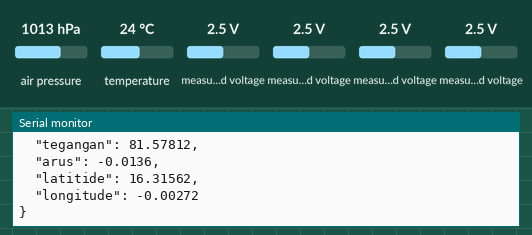
A sketch run on a simulated ESP32. Shown: the last lines printed to the serial monitor. Inputs (shaded band) come from the test bench; at power-on: air pressure 1013 hPa, measured voltage 2.5 V, temperature 24 °C. WiFi joins after 1.5 s; servers stay silent unless stated; no MQTT or app messages arrive unless stated.

Above: at 4.2 s.
4.3 s: air pressure set to 952 hPa
At 5.6 s:
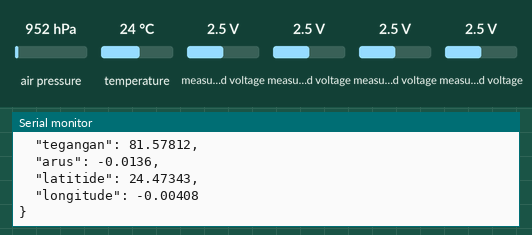
5.8 s: measured voltage (sensor 200) set to 0.1 V
At 6.9 s:
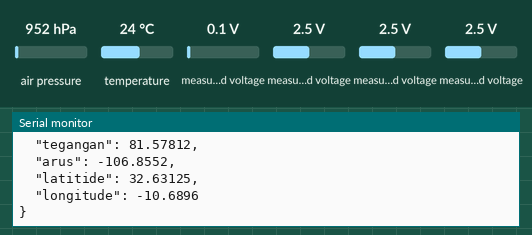
7.3 s: measured voltage (sensor 201) set to 0.1 V
At 8.5 s:
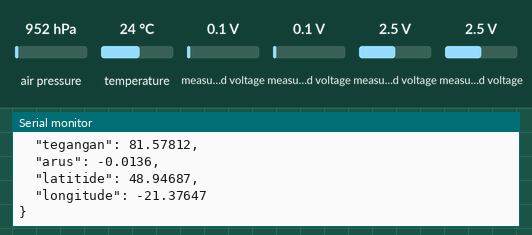
8.8 s: measured voltage (sensor 202) set to 0.1 V
At 9.9 s:
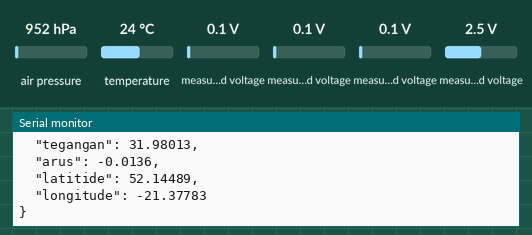
10.3 s: air pressure set to 975 hPa
At 11.6 s:
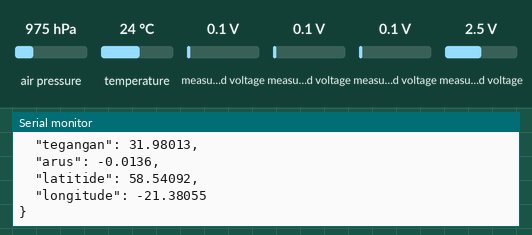
11.8 s: measured voltage (sensor 200) set to 1.2 V
At 12.9 s:
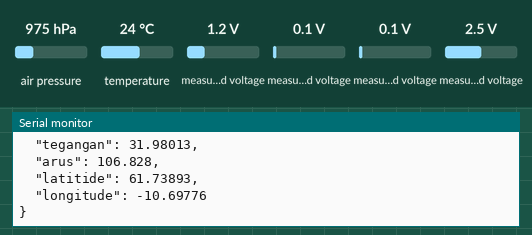
Timing chart, 0 to 14.3 s (numbered marks = the images above; inputs shaded):
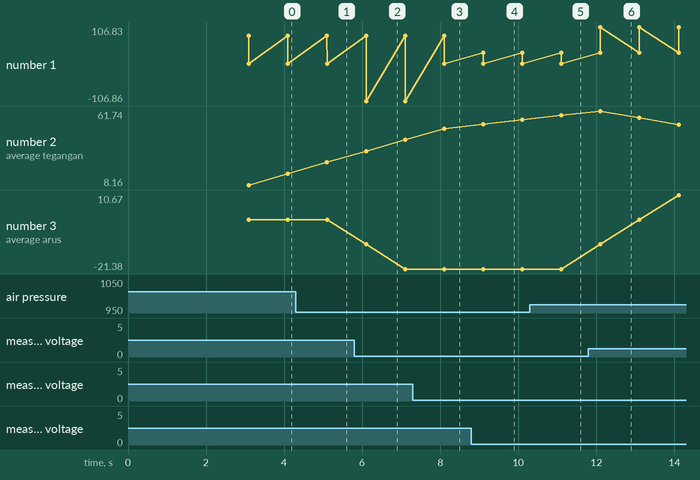

Measured:
- after the input at 4.3 s, the serial monitor: prints a new line after 0.80 s (image 1)
- after the input at 5.8 s, the serial monitor: prints a new line after 0.30 s (image 2)
- after the input at 7.3 s, the serial monitor: prints a new line after 0.82 s (image 3)
- after the input at 8.8 s, the serial monitor: prints a new line after 0.30 s (image 4)
- after the input at 10.3 s, the serial monitor: prints a new line after 0.81 s (image 5)
- after the input at 11.8 s, the serial monitor: prints a new line after 0.31 s (image 6)
- plotted number 1: -0.01 → -106.86 after the input at 5.8 s, -0.01 → 106.83 after the input at 11.8 s
- plotted number 2: 48.95 → 55.34 after the input at 8.8 s

The sketch:

bmssemangat.ino
```cpp
/**
 * BMP280-MQTT.js
 *
 * By: Mike Klepper
 * Date: 24 November 2017
 *
 * This program demonstrates how to publish to MQTT
 *
 * See blog post on patriot-geek.blogspot.com
 * for instructions.
 */


#include <ArduinoJson.h>
#include <WiFi.h>
#include <PubSubClient.h>
#include <Wire.h>
#include <Adafruit_Sensor.h>
#include <Adafruit_BMP280.h>
// ADS 1115
#include <Adafruit_ADS1015.h>

  Adafruit_ADS1115 ads(0x48);  /* Use this for the 16-bit version */
  //Adafruit_ADS1015 ads;     /* Use thi for the 12-bit version */

// Smoothing
const int numReadings = 10;

float readings[numReadings];      // the readings from the analog input
float readings2[numReadings];
int readIndex = 0;              // the index of the current reading
float total = 0;                  // the running total
float average = 0;                // the average
float total2 = 0;
float average2 = 0;

WiFiClient espClient;
PubSubClient client(espClient);
Adafruit_BMP280 bmp;

const char* SSID                  = "inibukanwifi";
const char* PASSWORD              = "ayamgeprek";

const char* MQTT_BROKER           = "153.92.5.13";
const int   MQTT_PORT             = 1883;
const char* MQTT_TOPIC            = "home/BMP";
const char* MQTT_CLIENT_NAME      = "ESP32Client";
//const char* mqttUser = "tkusjali";
//const char* mqttPassword = "Hy4-C0PUEzkg";

const int   BMP280_DELAY          = 1000;
const int   RECHECK_INTERVAL      = 500;
const int   PUBLISH_INTERVAL      = 1000;

long        lastReconnectAttempt  = 0;
long        lastPublishAttempt    = 0;


void setup()
{
  Serial.begin(115200);
  delay(10);

  setupWifi();
  setupBMP280();
  setupMQTT();

// ADS1115

  Serial.println("Getting single-ended readings from AIN0..3");
  //Serial.println("ADC Range: +/- 6.144V (1 bit = 3mV/ADS1015, 0.1875mV/ADS1115)");

  // The ADC input range (or gain) can be changed via the following
  // functions, but be careful never to exceed VDD +0.3V max, or to
  // exceed the upper and lower limits if you adjust the input range!
  // Setting these values incorrectly may destroy your ADC!
  //                                                                ADS1015  ADS1115
  //                                                                -------  -------
  // ads.setGain(GAIN_TWOTHIRDS);  // 2/3x gain +/- 6.144V  1 bit = 3mV      0.1875mV (default)
  //ads.setGain(GAIN_ONE);        // 1x gain   +/- 4.096V  1 bit = 2mV      0.125mV
  // ads.setGain(GAIN_TWO);        // 2x gain   +/- 2.048V  1 bit = 1mV      0.0625mV
  // ads.setGain(GAIN_FOUR);       // 4x gain   +/- 1.024V  1 bit = 0.5mV    0.03125mV
  // ads.setGain(GAIN_EIGHT);      // 8x gain   +/- 0.512V  1 bit = 0.25mV   0.015625mV
  ads.setGain(GAIN_SIXTEEN);    // 16x gain  +/- 0.256V  1 bit = 0.125mV  0.0078125mV

  ads.begin();

     for (int thisReading = 0; thisReading < numReadings; thisReading++) {
    readings[thisReading] = 0;
  }


}

void loop()
{
  long now = millis();

  if(!client.connected())
  {
    if(now - lastReconnectAttempt > RECHECK_INTERVAL)
    {
      lastReconnectAttempt = now;
      client.connect("ESP32Client"); //, mqttUser, mqttPassword

      if(client.connected())
      {
        // Resubscribe to any topics, if necessary
        // This is also a good place to publish an error to a separate topic!
      }
    }
  }
  else
  {
    if(now - lastPublishAttempt > PUBLISH_INTERVAL)
    {
      lastPublishAttempt = now;
      readAndPublishData();
      client.loop();
    }
  }
}


void setupWifi()
{
  Serial.println("");
  Serial.print("Connecting to ");
  Serial.print(SSID);

  WiFi.begin(SSID, PASSWORD);

  while(WiFi.status() != WL_CONNECTED)
  {
    delay(RECHECK_INTERVAL);
    Serial.print(".");
    yield();
  }

  Serial.println("");
  Serial.println("WiFi connected");
  Serial.print("IP address: ");
  Serial.println(WiFi.localIP());
}

void setupBMP280()
{
  Serial.println("");
  Serial.print("Setting up BMP280");

//  while(!bmp.begin(0x76))
//  {
//    delay(RECHECK_INTERVAL);
//    Serial.print(".");
//    yield();
//  }

  Serial.println("");
  Serial.println("BMP280 found!");
  delay(BMP280_DELAY);
}

void setupMQTT()
{
  client.setServer(MQTT_BROKER, MQTT_PORT);

  Serial.println("");
  Serial.print("Connecting to MQTT");

  while(!client.connected())
  {
    Serial.print(".");
    client.connect("ESP32Client"); //, mqttUser, mqttPassword
    delay(RECHECK_INTERVAL);
  }

  Serial.println("");
  Serial.println("Connected!");
  Serial.println("");
}

void readAndPublishData()
{
  if(client.connected())
  {
    // ADS1115
    int16_t  results, adc2;
    float adc3,result_arus;
    float multiplier = 0.0078125F; /* ADS1115  @ +/- 6.144V gain (16-bit results) */

    results = ads.readADC_Differential_0_1();
    result_arus = results*50/75;
    adc2 = ads.readADC_SingleEnded(2);
    adc3 = ads.readADC_SingleEnded(3);

    float fadc01, fadc2;

    fadc01 = (result_arus*multiplier)+((0.0274*(result_arus*multiplier))-0.0136);
    fadc2 = ((adc2*0.0078125)+((0.0142*(adc2*0.0078125))+0.59))*((1000+3.2)/3.2/1000);


  total = total - readings[readIndex];
  // read from the sensor:
  readings[readIndex] = fadc2;
  // add the reading to the total:
  total = total + readings[readIndex];

  total2 = total2 - readings2[readIndex];
  // read from the sensor:
  readings2[readIndex] = fadc01;
  // add the reading to the total:
  total2 = total2 + readings2[readIndex];
  // advance to the next position in the array:
  readIndex = readIndex + 1;

  // if we're at the end of the array...
  if (readIndex >= numReadings) {
    // ...wrap around to the beginning:
    readIndex = 0;
  }

  // calculate the average:
  average = total / numReadings;
  // send it to the computer as ASCII digits
  Serial.print("AIN0: "); Serial.println(fadc2);
  Serial.print("average tegangan = ");
  Serial.println(average);

  average2 = total2/numReadings;
  Serial.print("AIN12: "); Serial.println(fadc01);
  Serial.print("average arus = ");
  Serial.println(average2);


    //BMP
    float tempC = bmp.readTemperature();
    float tempF = 9.0/5.0 * tempC + 32.0;
    float altit = bmp.readAltitude();
    float pressurePascals = bmp.readPressure();
    float pressureInchesOfMercury = 0.000295299830714 * pressurePascals;

    /*String msg = String(tempF) + "  , " + String(altitude) + " , " + String(pressureInchesOfMercury)+ " , " + String(fadc0) + " , " + String(fadc1)+ " , " + String(fadc2)+ " ,  " + String(fadc3) ;
    char msgAsCharAway[msg.length()];
    msg.toCharArray(msgAsCharAway, msg.length());

    Serial.print(msg);
    client.publish(MQTT_TOPIC, msgAsCharAway);
    Serial.println(" - sent");*/

  Serial.println("—————");

  StaticJsonDocument<500> doc;                                    //Memory pool

//  doc["E-clevae"] = "Temperature";
//  doc["tempC"] = tempC;
  doc["altitude"] = altit;
//  doc["Pressure"] = pressurePascals;
  doc["tegangan"] = fadc2;
  doc["arus"] = fadc01;
  doc["latitide"] = average;
  doc["longitude"] = average2;
//  doc["distance"] = distance;

  Serial.println("\nPretty JSON message: ");
  serializeJsonPretty(doc, Serial);
  Serial.println();

  char buffer[512];
  serializeJson(doc, buffer);
  client.publish(MQTT_TOPIC, buffer);
  }
}
```
